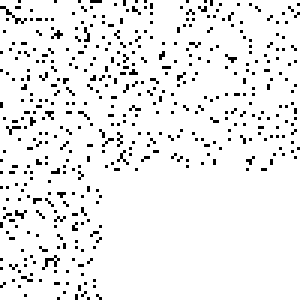
#> input picture scenarios/testboard_100_emptyq.bmp, 100 x 100 px, found by its file name (shown 3 times larger)
$ python utils.py
#> lines starting #> are read from the running program, lines starting #| are printed output that depends on the picture
### gol.py
import numpy
from numpy.typing import ArrayLike

from typing import Tuple
from copy import deepcopy

DEFAULT_BOARD_SIZE = (100, 100)      # Board size. Only square boards are supported for now.
DEFAULT_CELL_LIFE_PROBABILITY = 0.10 # Probability of randomly generating a live cell when a new board is constructed.

BoardSize_t = Tuple[int, int]

# y,x or lines,columns
DIRECTIONS = [
  (-1,-1), (-1, 0), (-1, 1),
  (0, -1),          (0,  1),
  (1, -1), (1,  0), (1,  1),
]

class Board(object):
  def __init__(self, size: BoardSize_t = DEFAULT_BOARD_SIZE, initial_state: ArrayLike = None, cell_life_probability: float = DEFAULT_CELL_LIFE_PROBABILITY):
    if initial_state is None:
      self.size = size
      self.state = self.Random(cell_life_probability).state
    else:
      self.state = initial_state
      self.size = (len(self.state), len(self.state[0]))

    self.height = self.size[0]
    self.width = self.size[1]
    self.quadrants = self.partition(0, 0, self.size)

  @staticmethod
  def partition(i_start: int, j_start: int, size: BoardSize_t):
    lines, columns = size
    midpoint_i = i_start + int(lines / 2)
    midpoint_j = j_start + int(columns / 2)
    endpoint_i = i_start + lines
    endpoint_j = j_start + columns

    #----+----+
    #  1 |  2 |
    #----+----+
    #  3 |  4 |
    #----+----+
    return [
      (i_start, midpoint_i - 1,      j_start, midpoint_j - 1), # first quadrant
      (i_start, midpoint_i - 1,      midpoint_j, endpoint_j - 1), # second quadrant
      (midpoint_i, endpoint_i - 1,   j_start, midpoint_j - 1), # third quadrant
      (midpoint_i, endpoint_i - 1,   midpoint_j, endpoint_j - 1)  # fourth quadrant
    ]

  # [8 lines left out: function Random, not called in this run]

class GameOfLife(object):
  # [80 lines left out: functions __init__, update_board, _analyze_quadrant, _analyze_range, _count_neighbours, not called in this run]

### utils.py
from PIL import Image
import numpy

import json
from gol import GameOfLife, Board

def load_board_json(filename):
  with open(filename) as f:
      return json.load(f)

def dump_board(board: Board, filename: str, quadrant=None):
  if quadrant:
    i_start, i_stop, j_start, j_stop = quadrant
    lines, columns = (i_stop - i_start) + 1, (j_stop - j_start) + 1
  else:
    lines, columns = board.size
    i_start = j_start = 0

  img = Image.new(mode='RGB', size=(columns, lines), color='white')
  pixels = img.load()

  for i in range(lines):
    for j in range(columns):
      if board.state[i + i_start][j + j_start]:
        img.putpixel((j, i), (0, 0, 0))
      j += 1
    i += 1

  img.save(filename, format='bmp')

def json_to_bmp(json_filename, bmp_filename):
  board = load_board_json(json_filename)
  dump_board(board, bmp_filename)

def load_board(filename):
  img = Image.open(filename)
  img.load()

  columns, lines = img.size
  board_state = numpy.zeros(shape=(lines, columns), dtype=int)

  for i in range(lines):
    for j in range(columns):
      board_state[i][j] = img.getpixel((j, i)) == (0, 0, 0)

  return Board(initial_state=board_state)

def generate_test_board(size: int):
  game = GameOfLife(board_size=(size, size))
  dump_board(game.board, f'testboard_{size}.bmp')

def print_quadrants(board_filename: str):
  board = load_board(board_filename)
#> in load_board, img is the input picture: PIL image 100x100 RGB; 93% white; black in thin lines or dots
#> after the loop in load_board, `for i in range(lines):`: board_state: shape (100, 100) int64; values 0 (black) and 1 (white), 7% white in thin lines or dots
#> in __init__, `self.size = (len(self.state), len(self.state[0]))`: self.size = (100, 100)
#> in __init__, `self.height = self.size[0]`: self.height = 100
#> in partition, `midpoint_i = i_start + int(lines / 2)`: midpoint_i = 50
#> in partition, `endpoint_i = i_start + lines`: endpoint_i = 100
#> in __init__, `self.quadrants = self.partition(0, 0, self.size)`: self.quadrants = [(0, 49, 0, 49), (0, 49, 50, 99), (50, 99, 0, 49), (50, 99, 50, 99)]

  for i in range(len(board.quadrants)):
    quadrant = board.quadrants[i]
    dump_board(board=board, quadrant=quadrant, filename=f'{board_filename}_q{i+1}.bmp')
#> this loop made 4 passes
#> pass 1, in dump_board, `img.save(filename, format='bmp')`:
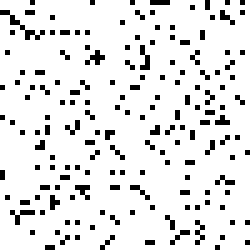
#> saved as testboard_100_emptyq.bmp_q1.bmp: PIL image 50x50 RGB (shown 5 times larger); 89% white; black in thin lines or dots
#> pass 2, in dump_board (call 2), `img.save(filename, format='bmp')`:
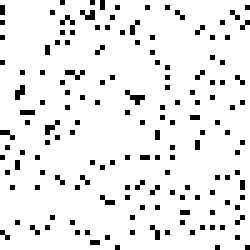
#> saved as testboard_100_emptyq.bmp_q2.bmp: PIL image 50x50 RGB (shown 5 times larger); 91.8% white; black in thin lines or dots

if __name__ == '__main__':
  print_quadrants('tests/testboard_100_emptyq.bmp')
